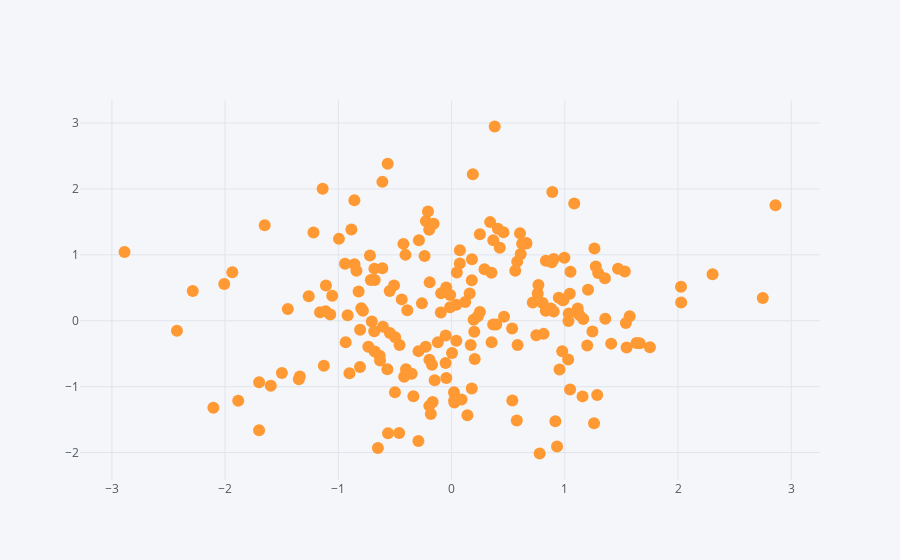

The cell this chart's notebook holds for it:
### Code cell
dt.iplot(kind ='scatter', x ='a', y ='b', mode ='markers')

### Figure 1 — Plotly figure (JSON) as saved in the notebook; plotly's stock layout.template omitted (floating-point values rounded to 4 significant figures; data arrays with more than 128 entries replaced by an {"elided": "..."} marker saying what was removed)
{"data": [{"line": {"color": "rgba(255, 153, 51, 1.0)", "dash": "solid", "shape": "linear", "width": 1.3}, "marker": {"size": 12, "symbol": "circle"}, "mode": "markers", "name": "b", "text": "", "type": "scatter", "uid": "9159975b-e11b-4f14-8bca-f46393afc008", "x": {"elided": "200 float values"}, "y": {"elided": "200 float values"}}], "layout": {"legend": {"bgcolor": "#F5F6F9", "font": {"color": "#4D5663"}}, "paper_bgcolor": "#F5F6F9", "plot_bgcolor": "#F5F6F9", "title": {"font": {"color": "#4D5663"}}, "xaxis": {"gridcolor": "#E1E5ED", "showgrid": true, "tickfont": {"color": "#4D5663"}, "title": {"font": {"color": "#4D5663"}, "text": ""}, "zerolinecolor": "#E1E5ED"}, "yaxis": {"gridcolor": "#E1E5ED", "showgrid": true, "tickfont": {"color": "#4D5663"}, "title": {"font": {"color": "#4D5663"}, "text": ""}, "zerolinecolor": "#E1E5ED"}}}
